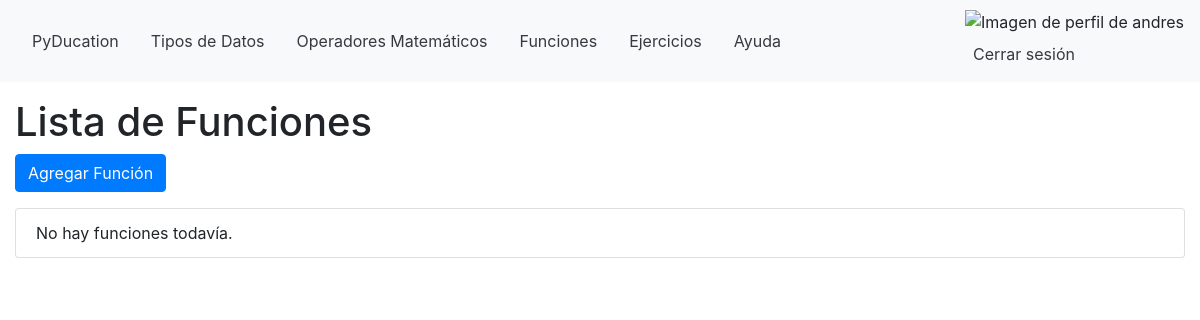
Before: /functions_list/ (signed in) with the older database file.
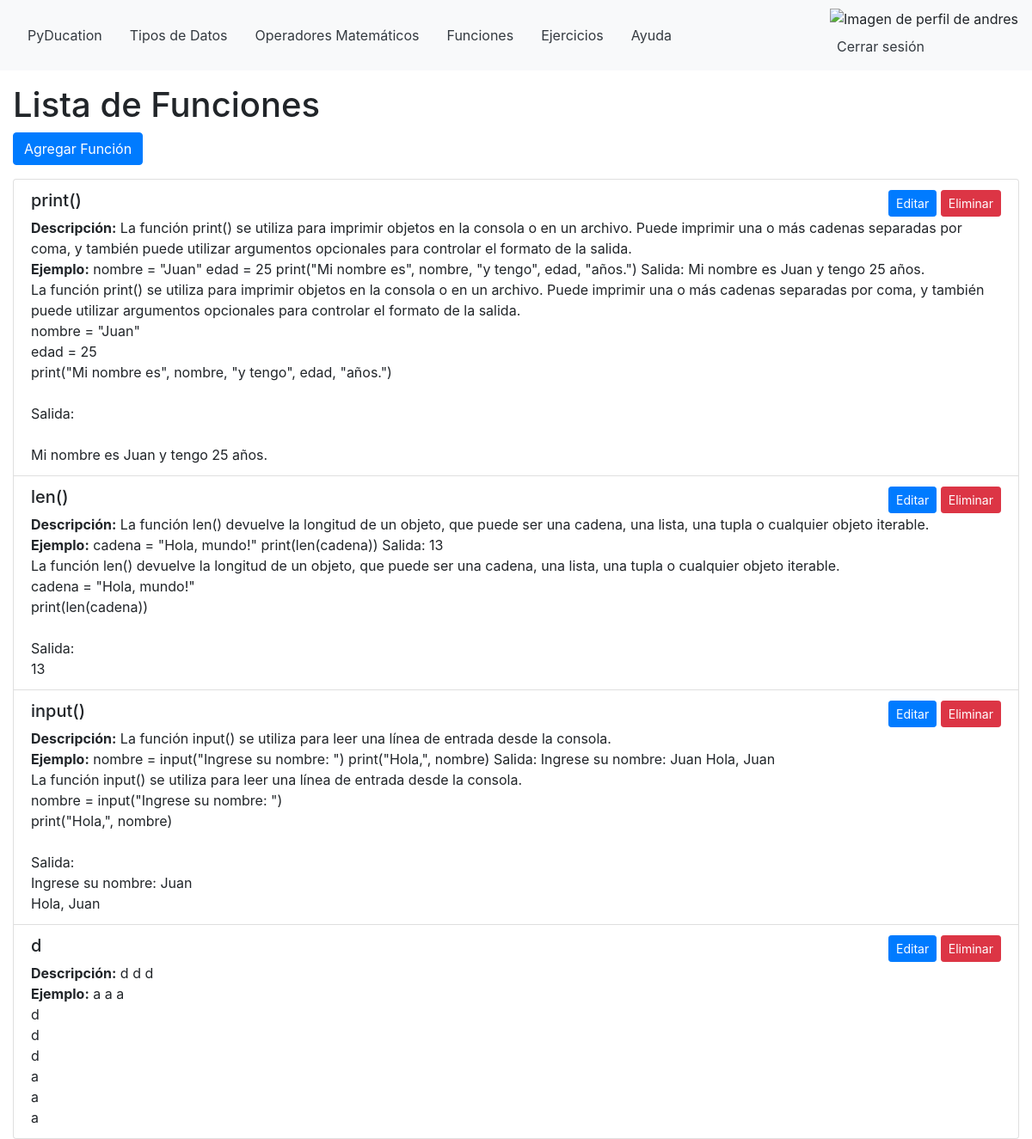
After: the same page with the newer database file.
### blog/models.py (models this page shows)
class Function(models.Model):
    name = models.CharField(max_length=100)
    description = models.TextField()
    example = models.TextField()

### blog/views.py (the view)
# urls.py: path('functions_list/', FunctionListView.as_view(), name='function_list'),
class FunctionListView(ListView):
    model = Function
    template_name = 'functions/function_list.html'
    context_object_name = 'functions'

### PyDucation/templates/functions/function_list.html
{% extends 'PyDucation/base.html' %}
{% block content %}
  <h1>Lista de Funciones</h1>
  <a href="{% url 'function_create' %}" class="btn btn-primary mb-3">Agregar Función</a>
  <ul class="list-group">
    {% for function in functions %}
      <li class="list-group-item">
        <div class="d-flex justify-content-between align-items-center">
          <h5>{{ function.name }}</h5>
          <div>
            <a href="{% url 'function_update' function.pk %}" class="btn btn-primary btn-sm">Editar</a>
            <a href="{% url 'function_delete' function.pk %}" class="btn btn-danger btn-sm">Eliminar</a>
          </div>
        </div>
        <p class="mb-0"><strong>Descripción:</strong> {{ function.description }}</p>
        <p class="mb-0"><strong>Ejemplo:</strong> {{ function.example }}</p>
        <p class="mb-0">{{ function.description|linebreaksbr }}</p>
        <p class="mb-0">{{ function.example|linebreaksbr }}</p>
      </li>
    {% empty %}
      <li class="list-group-item">No hay funciones todavía.</li>
    {% endfor %}
  </ul>
{% endblock %}

Changed rows visible on the page:
added Function: name "print()", description "La función print() se utiliza para imprimir objetos en la consola o en un archivo. Puede imprimir una o más cadenas separadas por coma, y también puede utilizar argumentos opcionales para controlar el formato de la salida.", example "nombre = \"Juan\" edad = 25 print(\"Mi nombre es\", nombre, \"y tengo\", edad, \"años.\") Salida: Mi nombre es Juan y tengo 25 años."
added Function: name "len()", description "La función len() devuelve la longitud de un objeto, que puede ser una cadena, una lista, una tupla o cualquier objeto iterable.", example "cadena = \"Hola, mundo!\" print(len(cadena)) Salida: 13"
added Function: name "input()", description "La función input() se utiliza para leer una línea de entrada desde la consola.", example "nombre = input(\"Ingrese su nombre: \") print(\"Hola,\", nombre) Salida: Ingrese su nombre: Juan Hola, Juan"
added Function: name "d", description "d d d", example "a a a"
Other visible differences:
text no longer shown: "No hay funciones todavía."
